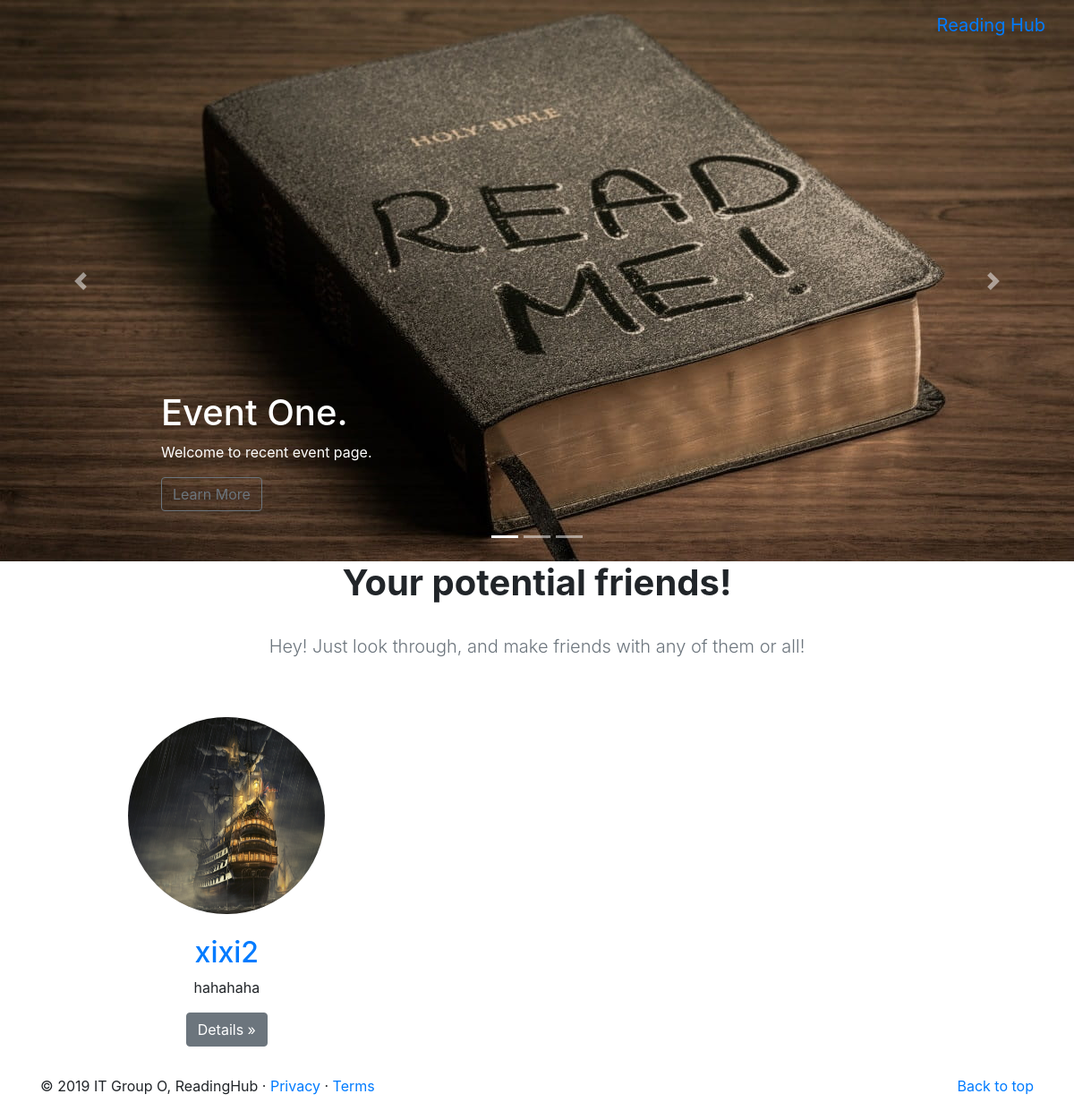
Page /readinghub/profiles/ (signed in) on the committed database.
### readinghub/models.py (models this page shows, shortened)
class UserProfile(models.Model):
    user = models.OneToOneField(User)
    picture = models.ImageField(default='lion.jpg', upload_to='profile_images', blank=True)
    description = models.TextField(blank=True)

### readinghub/views.py (the view)
@login_required
def list_profiles(request):
    userprofile_list = UserProfile.objects.all()
    return render(request, 'readinghub/list_profiles.html', {'userprofile_list' : userprofile_list})

### templates/readinghub/list_profiles.html (shortened to what this page needs)
{% extends 'readinghub/base.html' %}
{% load staticfiles %}
{% block body_block %}
    <section class="card-block text-center">
      <div class="container">
        <h1 class="jumbotron-heading"><strong>Your potential friends!</strong></h1><br/>
        <p class="lead text-muted">Hey! Just look through, and make friends with any of them or all!</p><br/>
      </div>
    </section>
    <ul>
        <div class="row">
            {% if userprofile_list %}
                    {% for listuser in userprofile_list %}
                        <div class="col-6 col-md-4 text-center" ><br/>
                            <div class="teachers-thumbnail">
                              <img class="rounded-circle" src="{{ MEDIA_URL }}{{ listuser.user.userprofile.picture }}" alt="{{selecteduser.username}}" width="220" height="220">
                            </div><br/>
                          <h2><a href="{% url 'profile' listuser.user.username %}">{{ listuser.user.username }}</a></h2>
                          <p>{{ listuser.user.userprofile.description }}</p>
                          <p><a class="btn btn-secondary" href="{% url 'profile' listuser.user.username %}" role="button">Details &raquo;</a></p>
                        </div><br/>
                    {% endfor %}
            {% else %}
                <strong>There are no categories present.</strong>
            {% endif %}
        </div>
    </ul>
{% endblock %}

### templates/readinghub/base.html (shortened to what this page needs)
<!DOCTYPE html>
{% load staticfiles %}
{% load readinghub_template_tags %}
<html lang="en">
  <head>
    <link rel =“stylesheet”href=“{％static'css/bootstrap.css'％}”>
    <link rel =“stylesheet”href=“{％static'css/fonts.css'％}”>
    <link rel =“stylesheet”href=“{％static'js/ bootstrap.js'％}”>
    <link rel =“stylesheet”href=“{％static'js/ popper.js'％}”>
    <link rel =“stylesheet”href=“{％static'js/ jquery.js'％}”>
    <link rel =“stylesheet”href=“{％static'css/bootstrap.min.css'％}”>
    <link href="http://v4-alpha.getbootstrap.com/dist/css/bootstrap.min.css" rel="stylesheet">
    <link href="https://v4-alpha.getbootstrap.com/examples/carousel/carousel.css" rel="stylesheet">
     <link href="https://v4-alpha.getbootstrap.com/examples/album/album.css" rel="stylesheet">
  </head>
  <body>
    <nav class="navbar navbar-toggleable-md navbar-inverse fixed-top bg-inverse">
      <button class="navbar-toggler navbar-toggler-right" type="button" data-toggle="collapse" data-target="#navbarCollapse" aria-controls="navbarCollapse" aria-expanded="false" aria-label="Toggle navigation">
        <span class="navbar-toggler-icon"></span>
      </button>
      <a class="navbar-brand" href="{% url 'index' %}">Reading Hub</a>
    </nav>
    <div id="myCarousel" class="carousel slide" data-ride="carousel" >
      <ol class="carousel-indicators">
        <li data-target="#myCarousel" data-slide-to="0" class="active"></li>
        <li data-target="#myCarousel" data-slide-to="1"></li>
        <li data-target="#myCarousel" data-slide-to="2"></li>
      </ol>
      <div class="carousel-inner" role="listbox">
        <div class="carousel-item active">
          <img class="first-slide" src="{% static 'images/e8.jpg' %}" alt="First slide">
          <div class="container">
            <div class="carousel-caption d-none d-md-block text-left ">
              <h1>Event One.</h1>
              <p>Welcome to recent event page.</p>
              <p><a class="btn btn-outline-secondary" href="#" role="button">Learn More</a></p>
            </div>
          </div>
        </div>
      </div>
      <a class="carousel-control-prev" href="#myCarousel" role="button" data-slide="prev">
        <span class="carousel-control-prev-icon" aria-hidden="true"></span>
      </a>
      <a class="carousel-control-next" href="#myCarousel" role="button" data-slide="next">
        <span class="carousel-control-next-icon" aria-hidden="true"></span>
      </a>
    </div>
    <div class="container marketing">
        {% block body_block %}{% endblock %}
      <footer>
        <p class="float-right"><a href="#">Back to top</a></p>
        <p>&copy; 2019 IT Group O, ReadingHub &middot; <a href="#">Privacy</a> &middot; <a href="#">Terms</a></p>
      </footer>
    </div>
  </body>
</html>

### rows in the picture
UserProfile: user.userprofile.picture (picture), user.username "xixi2", user.userprofile.description "hahahaha"
